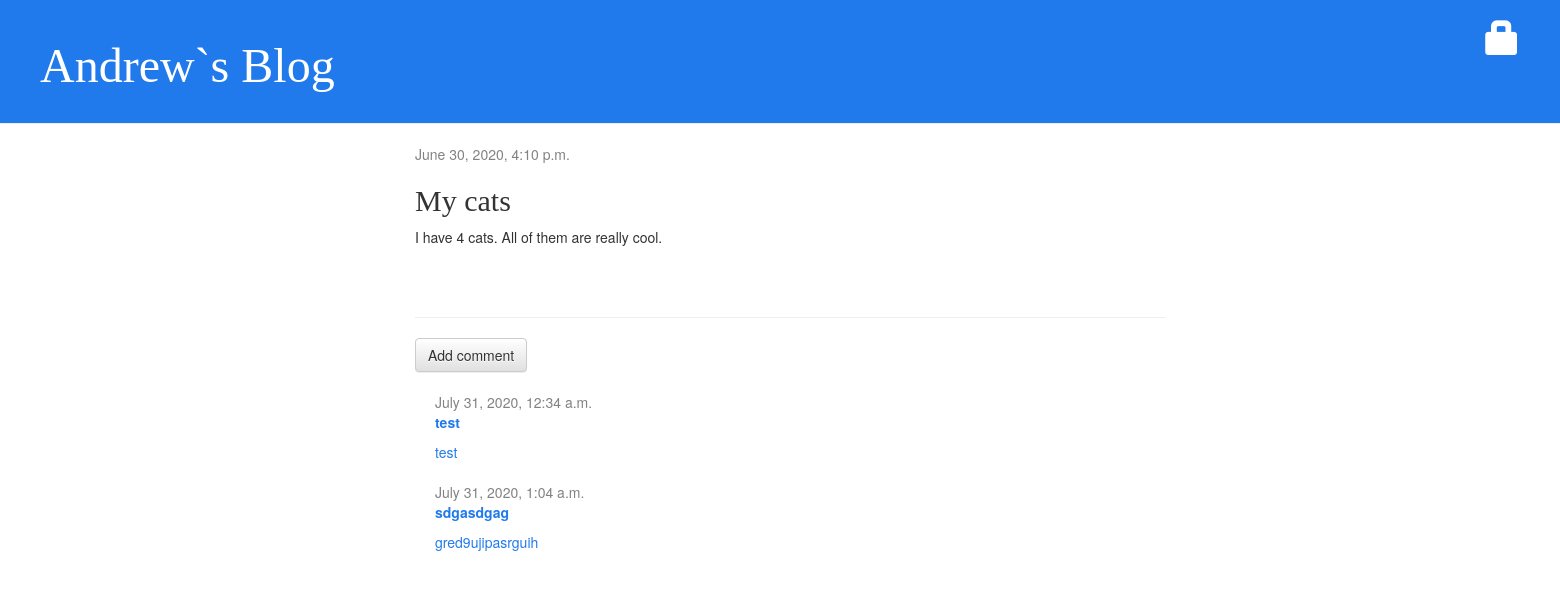
The app's page /post/1/ with its own data.
### blog/models.py (models this page shows, shortened)
class Post(models.Model):
    author = models.ForeignKey(settings.AUTH_USER_MODEL, on_delete=models.CASCADE)
    title = models.CharField(max_length=200)
    text = models.TextField()
    created_date = models.DateTimeField(default=timezone.now)
    published_date = models.DateTimeField(blank=True, null=True)

class Comment(models.Model):
    post = models.ForeignKey('blog.Post', on_delete=models.CASCADE, related_name='comments')
    author = models.CharField(max_length=200)
    text = models.TextField()
    created_date = models.DateTimeField(default=timezone.now)
    approved_comment = models.BooleanField(default=False)

### blog/views.py (the view)
# urls.py: path('post/<int:pk>/', views.post_detail, name='post_detail'),
def post_detail(request, pk):
    post = get_object_or_404(Post, pk=pk)
    return render(request, 'blog/post_detail.html', {'post': post})

### blog/templates/blog/post_detail.html (shortened to what this page needs)
{% extends 'blog/base.html'%}
{% block content%}
    <div class="post">
        {% if post.published_date %}
            <div class="date">
                {{ post.published_date }}
            </div>
        {% else %}
            <a class="btn btn-default" href="{% url 'post_publish' pk=post.pk %}">Publish</a>
        {% endif %}
        <h2>{{ post.title }}</h2>
        <p>{{ post.text|linebreaksbr }}</p>
    </div>
    <hr>
    <a class="btn btn-default" href="{% url 'add_comment_to_post' pk=post.pk %}">Add comment</a>
    {% for comment in post.comments.all %}
        {% if user.is_authenticated or comment.approved_comment %}
        <div class="comment">
            <div class="date">
                {{ comment.created_date }}
            </div>
            <strong>{{ comment.author }}</strong>
            <p>{{ comment.text|linebreaks }}</p>
        </div>
        {% endif %}
    {% empty %}
        <p>No comments here yet :(</p>
    {% endfor %}
{% endblock %}

### blog/static/css/blog.css (style rules this page uses)
h1, h2, h3, h4 { font-family: 'fantasy', cursive; }
.date { color: #828282; }
.post { margin-bottom: 70px; }
.comment { margin: 20px 0px 20px 20px; color: #207aec; }

### records on screen
Post: published_date "June 30, 2020, 4:10 p.m.", title "My cats", text "I have 4 cats. All of them are really cool."
Comment: created_date "July 31, 2020, 12:34 a.m.", author "test", text "test"
Comment: created_date "July 31, 2020, 1:04 a.m.", author "sdgasdgag", text "gred9ujipasrguih"
